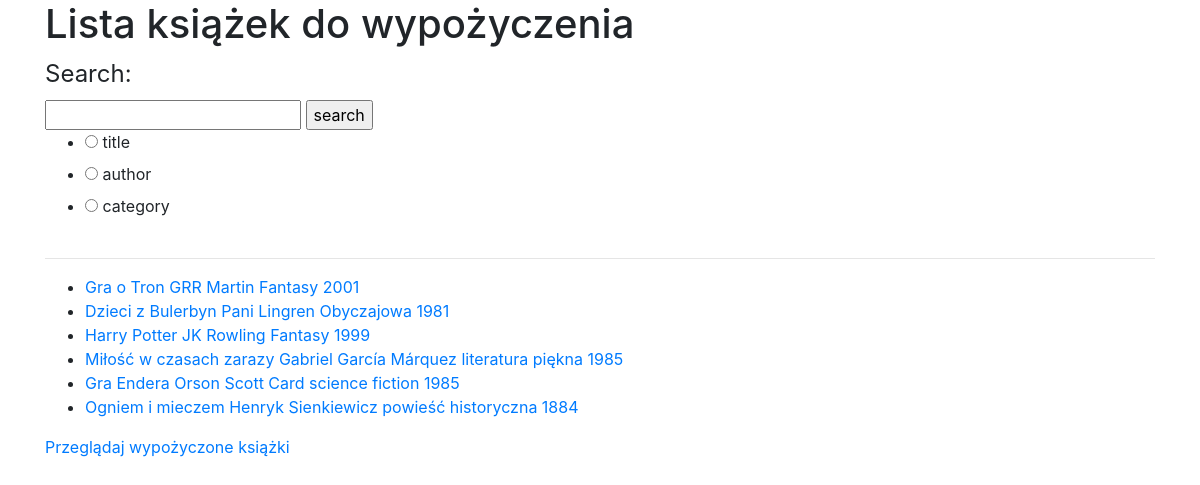
/library/, run on the app's committed database.
### library/models.py (models this page shows)
class Book(models.Model):
    book_title = models.CharField(max_length=200)
    book_author = models.CharField(max_length=200)
    book_category = models.CharField(max_length=200)
    publication_date = models.IntegerField()
    def __str__(self):
        return f"{self.book_title} {self.book_author} {self.book_category} {self.publication_date}"
    @property
    def book_available(self):
        book_copies = get_object_or_404(CopiesOfBooks, book=self)
        if book_copies.available > 0:
            return True
        else:
            return False

### library/views.py (the view)
# urls.py: path('', views.available_book_list, name="list"),
def available_book_list(request):
    if request.method == 'POST':
        form = SearchForm(request.POST)
        if form.is_valid():
            if form.cleaned_data["search_category"] == 'title':
                books = Book.objects.filter(book_title__contains=form.cleaned_data["search_text"], book_available=True)
            elif form.cleaned_data["search_category"] == 'author':
                books = Book.objects.filter(book_author__contains=form.cleaned_data["search_text"], book_available=True)
            elif form.cleaned_data["search_category"] == 'category':
                books = Book.objects.filter(book_category__contains=form.cleaned_data["search_text"],
                                            book_available=True)
            return render(
                request,
                "library/list.html",
                {"books": books,
                 "form": form}
            )
    else:
        books_all = Book.objects.all()
        books = []
        for book in books_all:
            if book.book_available:
                books.append(book)
        form = SearchForm()
    return render(
        request,
        "library/list.html",
        {"books": books,
         "form": form}
    )

### library/forms.py
class SearchForm(forms.Form):
    search_text = forms.CharField(label='Search field', max_length=100)
    search_category = forms.ChoiceField(widget=forms.RadioSelect, choices=[
        ('title', 'title'),
        ('author', 'author'),
        ('category', 'category')
    ])

### library/templates/library/list.html (shortened to what this page needs)
{% extends "library/base.html" %}
{% block content%}
<h1>Lista książek do wypożyczenia</h1>
<form method="post">
  <fieldset>
    <legend>Search:</legend>
    {{ form.search_text }}
    <input type="submit" value="search"><br>
    {{form.search_category}}
  </fieldset>
</form>
<hr>
{% if books %}
<ul>
  {% for book in books %}
  <li><a href="{% url 'library:detail' book.id %}">{{ book }}</a></li>
  {% endfor %}
</ul>
{% else %}
<p>Brak dostępnych książek</p>
{% endif %}
<p><a href="{% url 'library:rented_list' %}">Przeglądaj wypożyczone książki</a></p>
{% endblock %}

### data on the page
Book: book_title+book_author+book_category "Gra o Tron GRR Martin Fantasy 2001"
Book: book_title+book_author+book_category "Dzieci z Bulerbyn Pani Lingren Obyczajowa 1981"
Book: book_title+book_author+book_category "Harry Potter JK Rowling Fantasy 1999"
Book: book_title+book_author+book_category "Miłość w czasach zarazy Gabriel García Márquez literatura piękna 1985"
Book: book_title+book_author+book_category "Gra Endera Orson Scott Card science fiction 1985"
Book: book_title+book_author+book_category "Ogniem i mieczem Henryk Sienkiewicz powieść historyczna 1884"
